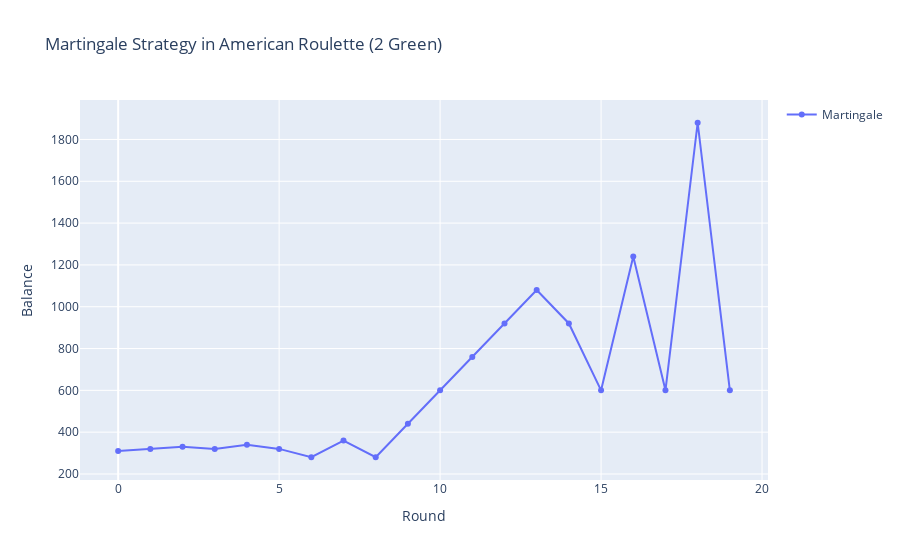
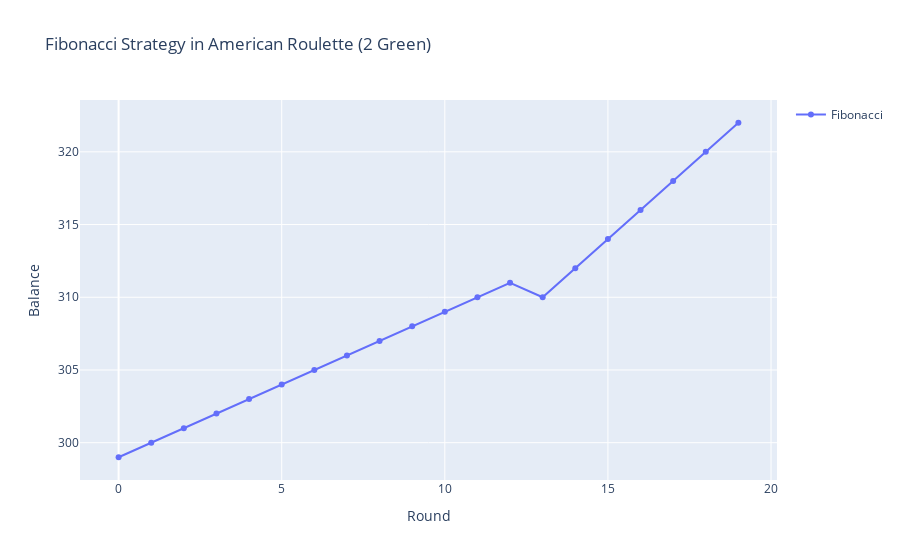

Write notebook code for charts like these, in order.
### Code cell
import plotly.graph_objects as go
import random


def simulate_fibonacci(starting_amount, max_rounds):
    balance = starting_amount
    rounds = []
    earnings_losses = []
    fib_sequence = [1, 1]
    current_bet_index = 0

    for _ in range(max_rounds):
        # Simulate a roulette spin (assuming 18 red, 18 black, 2 green)
        result = random.choice([-1, 1, 1])  # Two chances for green

        # Update balance based on the result
        balance += result * fib_sequence[current_bet_index]

        # Store data for plotting
        rounds.append(_)
        earnings_losses.append(balance)

        # Update Fibonacci sequence after a loss
        if result == -1:
            current_bet_index = min(current_bet_index + 1, len(fib_sequence) - 1)
            fib_sequence.append(fib_sequence[-1] + fib_sequence[-2])

    return rounds, earnings_losses

def simulate_martingale(starting_amount, bet_size, max_rounds):
    balance = starting_amount
    rounds = []
    earnings_losses = []

    for _ in range(max_rounds):
        # Simulate a roulette spin (assuming 18 red, 18 black, 2 green)
        result = random.choice([-1, 1, 1])  # Two chances for green

        # Update balance based on the result
        balance += result * bet_size

        # Store data for plotting
        rounds.append(_)
        earnings_losses.append(balance)

        # Double the bet after a loss
        if result == -1:
            bet_size *= 2

    return rounds, earnings_losses

starting_amount = 300  # Initial amount of money
bet_size = 50  # Initial bet size
max_rounds = 20  # Maximum number of rounds to simulate

rounds_martingale, earnings_losses_martingale = simulate_martingale(starting_amount, 10, max_rounds)
rounds_fibonacci, earnings_losses_fibonacci = simulate_fibonacci(starting_amount, max_rounds)

# Create a Plotly line chart for Martingale
fig_martingale = go.Figure()
fig_martingale.add_trace(go.Scatter(x=rounds_martingale, y=earnings_losses_martingale, mode='lines+markers', name='Martingale'))
fig_martingale.update_layout(title='Martingale Strategy in American Roulette (2 Green)',
                             xaxis_title='Round',
                             yaxis_title='Balance',
                             showlegend=True)

# Create a Plotly line chart for Fibonacci
fig_fibonacci = go.Figure()
fig_fibonacci.add_trace(go.Scatter(x=rounds_fibonacci, y=earnings_losses_fibonacci, mode='lines+markers', name='Fibonacci'))
fig_fibonacci.update_layout(title='Fibonacci Strategy in American Roulette (2 Green)',
                            xaxis_title='Round',
                            yaxis_title='Balance',
                            showlegend=True)

# Show both plots
fig_martingale.show()
fig_fibonacci.show()

### Figure 1 — Plotly figure (JSON) as saved in the notebook; plotly's stock layout.template omitted (floating-point values rounded to 4 significant figures)
{"data": [{"mode": "lines+markers", "name": "Martingale", "type": "scatter", "x": [0, 1, 2, 3, 4, 5, 6, 7, 8, 9, 10, 11, 12, 13, 14, 15, 16, 17, 18, 19], "y": [310, 320, 330, 320, 340, 320, 280, 360, 280, 440, 600, 760, 920, 1080, 920, 600, 1240, 600, 1880, 600]}], "layout": {"showlegend": true, "title": {"text": "Martingale Strategy in American Roulette (2 Green)"}, "xaxis": {"title": {"text": "Round"}}, "yaxis": {"title": {"text": "Balance"}}}}

### Figure 2 — Plotly figure (JSON) as saved in the notebook; plotly's stock layout.template omitted (floating-point values rounded to 4 significant figures)
{"data": [{"mode": "lines+markers", "name": "Fibonacci", "type": "scatter", "x": [0, 1, 2, 3, 4, 5, 6, 7, 8, 9, 10, 11, 12, 13, 14, 15, 16, 17, 18, 19], "y": [299, 300, 301, 302, 303, 304, 305, 306, 307, 308, 309, 310, 311, 310, 312, 314, 316, 318, 320, 322]}], "layout": {"showlegend": true, "title": {"text": "Fibonacci Strategy in American Roulette (2 Green)"}, "xaxis": {"title": {"text": "Round"}}, "yaxis": {"title": {"text": "Balance"}}}}
